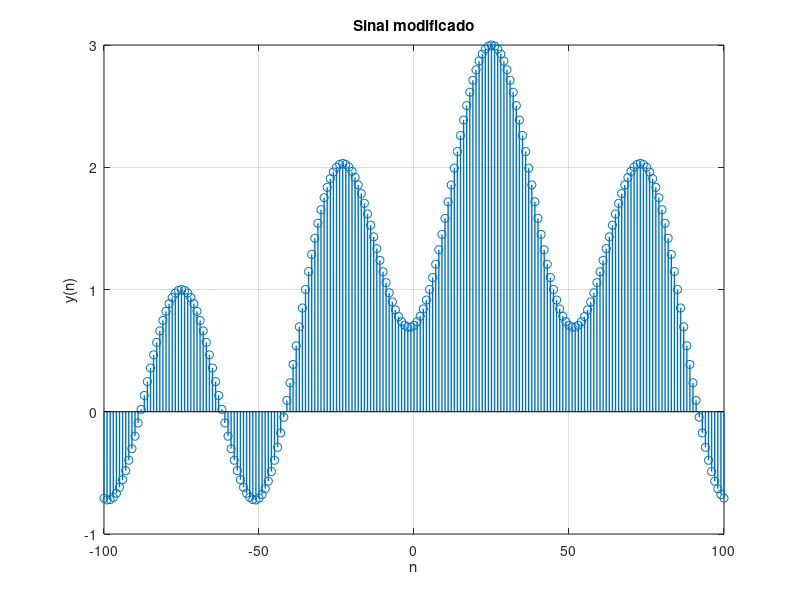

The MATLAB script that drew this image:
clear;
home;

a = 2;
b = 50;
n = -100:1:100;
sinal = @(n)sin(0.5*pi*0.01*n) + cos(2*pi*0.01*n) + 1;

yn = sinal(a*n + b);

figure(1);
stem(n, yn, 'LineWidth', 1);
xlabel('n');
ylabel('y(n)');
grid on;
title('Sinal modificado');
saveas(1, 'sinal_modificado.png');